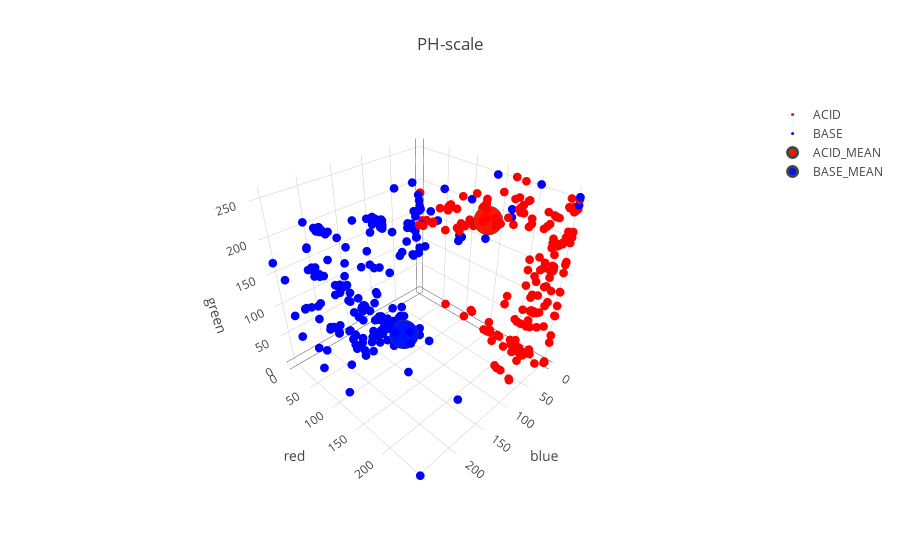

The code cell stored with this chart in its notebook:
### Markdown cell above
### Visualization

### Code cell
import plotly
import plotly.offline as py
py.init_notebook_mode(connected=True)
import plotly.graph_objs as go


acid = go.Scatter3d(
    x=df[df['class'] == 0]['blue'],
    y=df[df['class'] == 0]['red'],
    z=df[df['class'] == 0]['green'],
    mode='markers',
    marker = dict(size=3,
                  color='rgb(255,0,0)',
                  line=dict(width=0)),
    name ='ACID'
)
base = go.Scatter3d(
    x=df[df['class'] == 1]['blue'],
    y=df[df['class'] == 1]['red'],
    z=df[df['class'] == 1]['green'],
    mode='markers',
    marker = dict(size=3,
                  color='rgb(0,0,255)',
                  line=dict(width=0)),
    name ='BASE'
)

acid_mean = go.Scatter3d(
    x = m_acid_df['blue'],
    y = m_acid_df['green'],
    z = m_acid_df['red'],
    mode='markers',
    marker = dict(size=10,
                  color='rgb(255,20,0)',
                  line=dict(width=3)),
    name = "ACID_MEAN"
)

base_mean = go.Scatter3d(
    x = m_base_df['blue'],
    y = m_base_df['green'],
    z = m_base_df['red'],
    mode='markers',
    marker = dict(size=10,
                  color='rgb(0,20,255)',
                  line=dict(width=3)),
    name = "BASE_MEAN"
)

data = [acid, base, acid_mean, base_mean]
layout = go.Layout(
    title='PH-scale',
    scene = dict(
        xaxis = dict(title='blue'),
        yaxis = dict(title='red'),
        zaxis = dict(title='green'),)
)
fig = go.Figure(data=data, layout=layout)
py.iplot(fig,filename='ph-scale')

### Figure 1 — Plotly figure (JSON) as saved in the notebook; plotly's stock layout.template omitted (floating-point values rounded to 4 significant figures; data arrays with more than 128 entries replaced by an {"elided": "..."} marker saying what was removed)
{"data": [{"marker": {"color": "rgb(255,0,0)", "line": {"width": 0}, "size": 3}, "mode": "markers", "name": "ACID", "type": "scatter3d", "uid": "6b576928-a0c0-11e8-86d3-708bcd0eb9a7", "x": {"elided": "302 int values"}, "y": {"elided": "302 int values"}, "z": {"elided": "302 int values"}}, {"marker": {"color": "rgb(0,0,255)", "line": {"width": 0}, "size": 3}, "mode": "markers", "name": "BASE", "type": "scatter3d", "uid": "6b576929-a0c0-11e8-9c52-708bcd0eb9a7", "x": {"elided": "351 int values"}, "y": {"elided": "351 int values"}, "z": {"elided": "351 int values"}}, {"marker": {"color": "rgb(255,20,0)", "line": {"width": 3}, "size": 10}, "mode": "markers", "name": "ACID_MEAN", "type": "scatter3d", "uid": "6b57692a-a0c0-11e8-ad2e-708bcd0eb9a7", "x": [26.66], "y": [151.0], "z": [198.7]}, {"marker": {"color": "rgb(0,20,255)", "line": {"width": 3}, "size": 10}, "mode": "markers", "name": "BASE_MEAN", "type": "scatter3d", "uid": "6b57692b-a0c0-11e8-8848-708bcd0eb9a7", "x": [143.2], "y": [112.1], "z": [53.5]}], "layout": {"scene": {"xaxis": {"title": "blue"}, "yaxis": {"title": "red"}, "zaxis": {"title": "green"}}, "title": "PH-scale"}}
